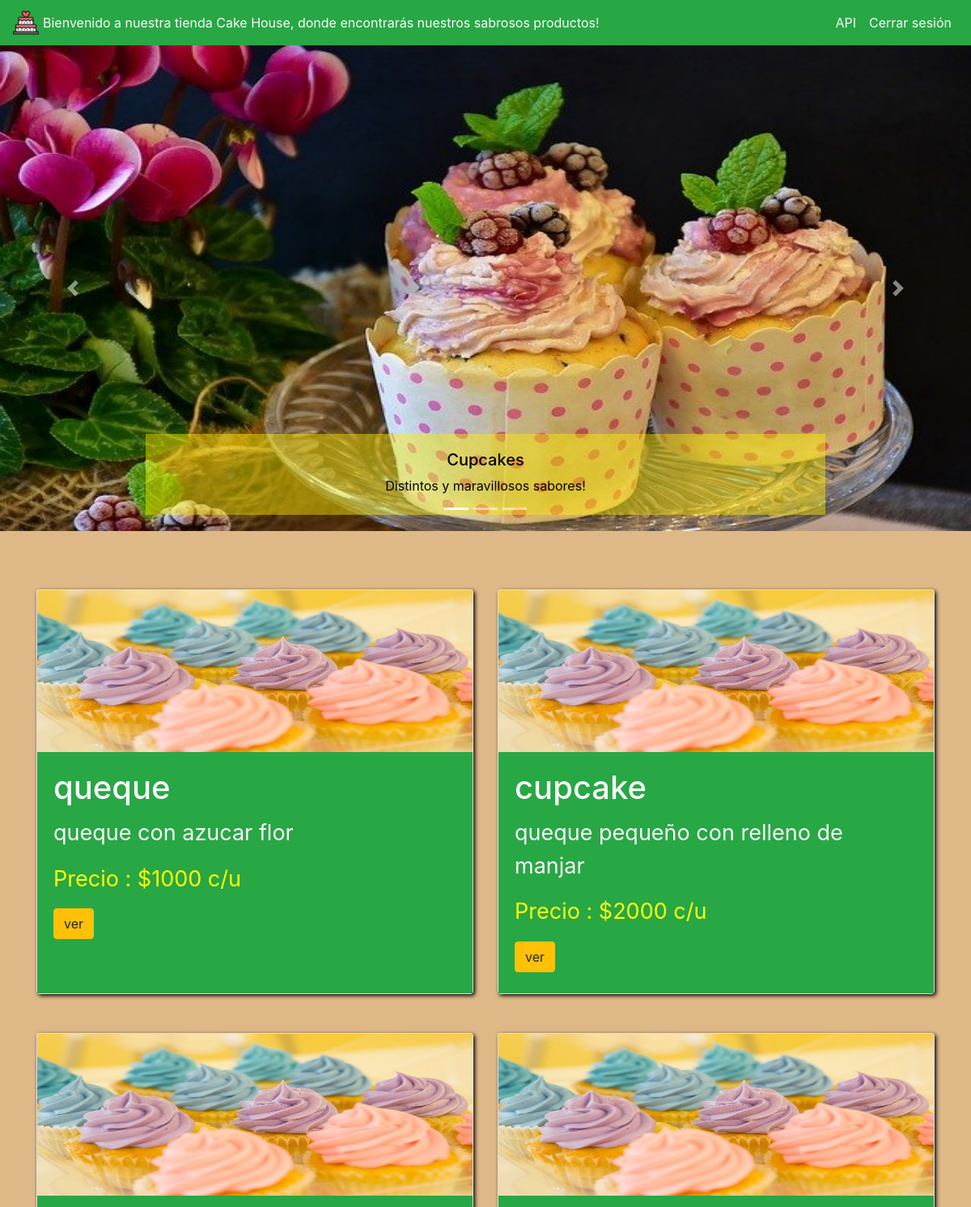
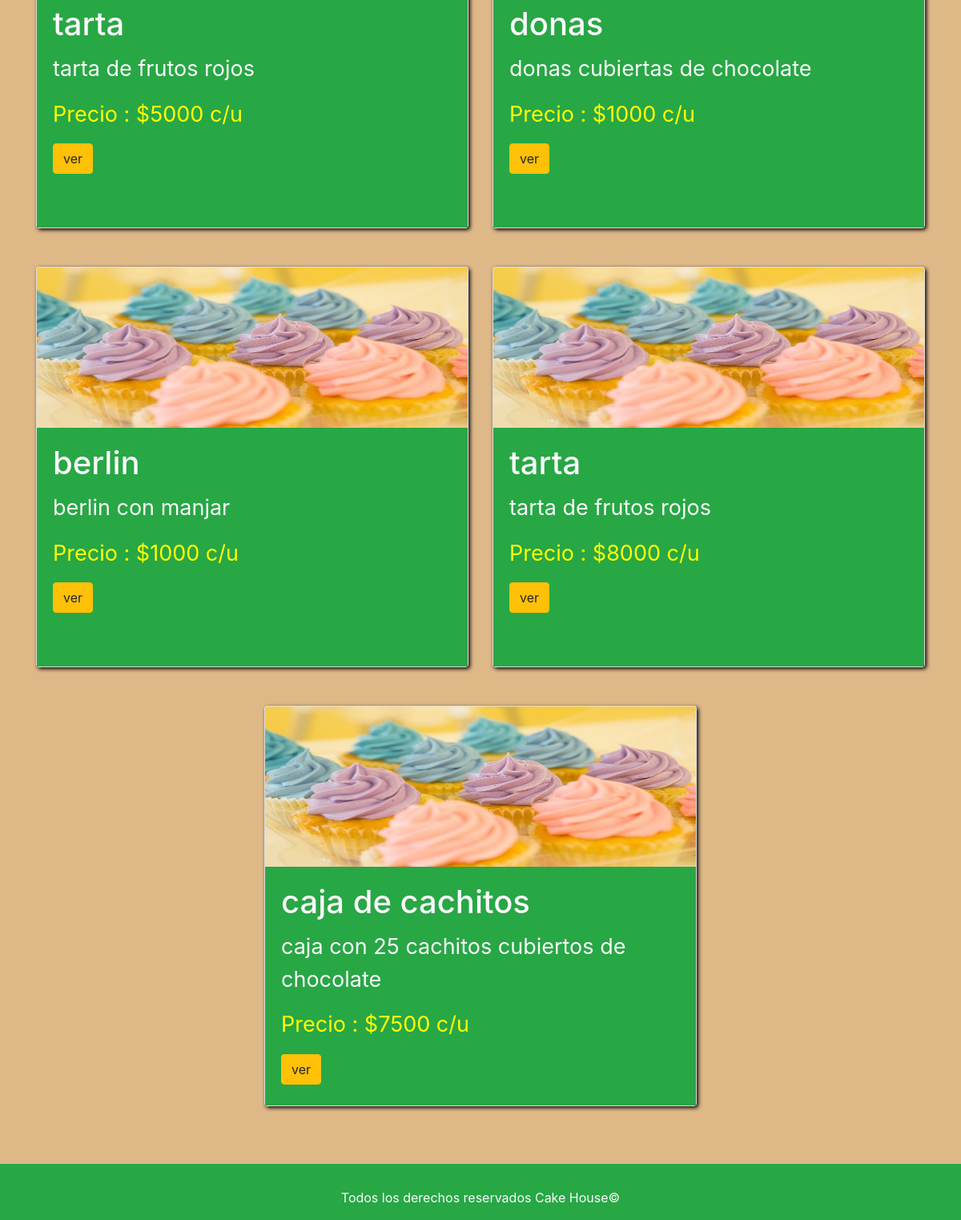
The app's page /cakehouse/indexadmin, older data (2 pictures, top to bottom).
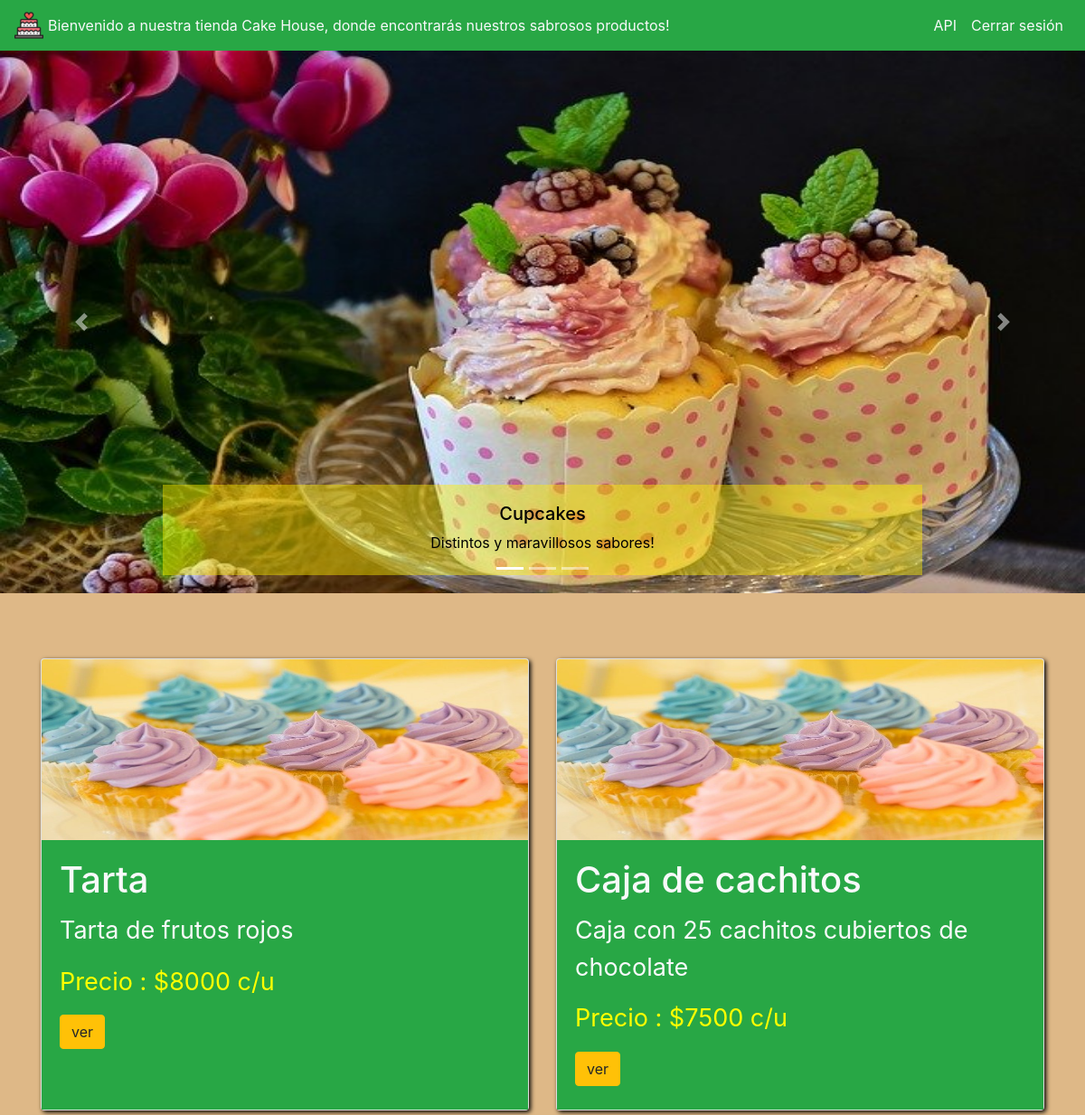
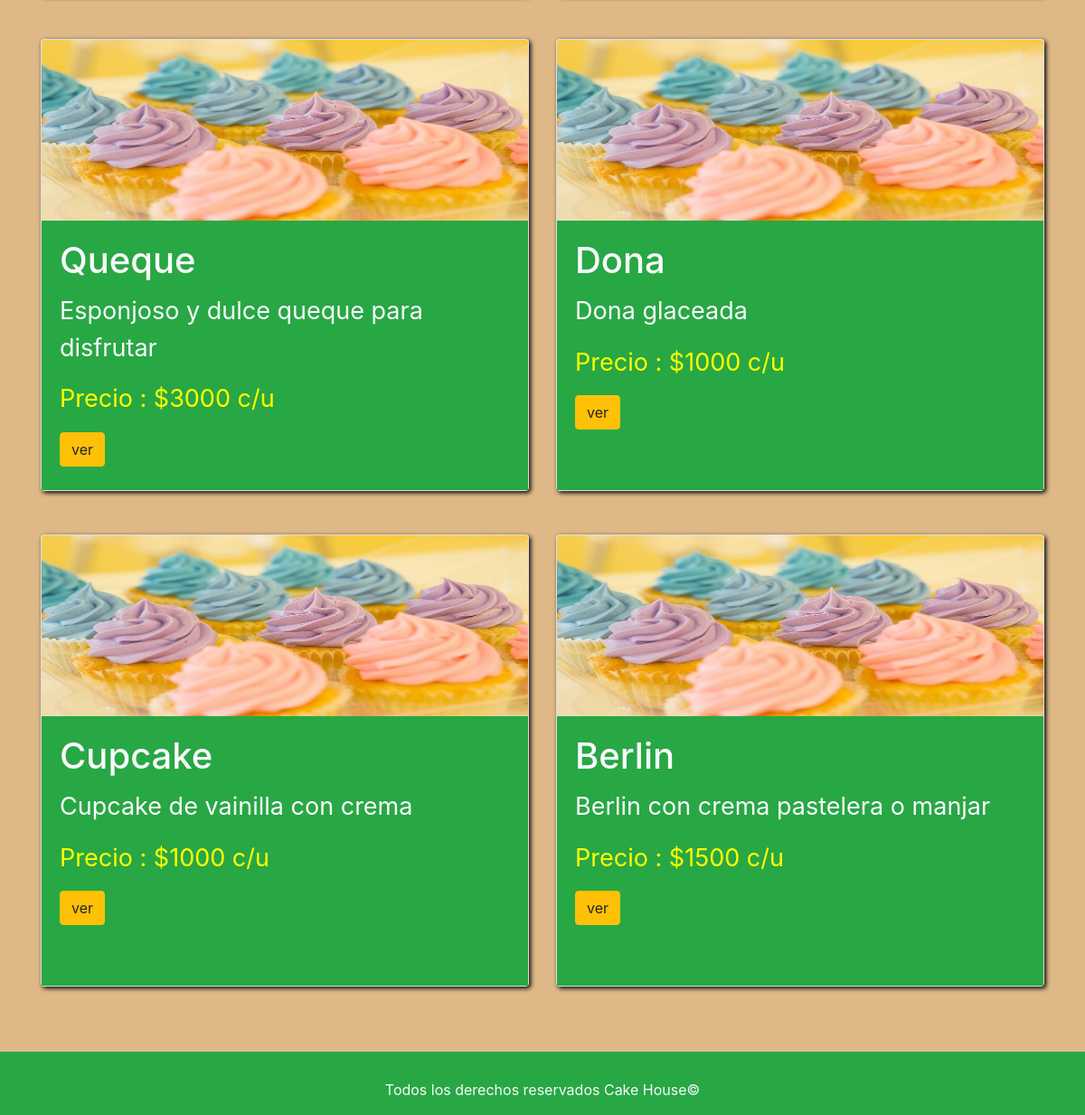
The same page, newer data (2 pictures, top to bottom).
### cakehouse/models.py (models this page shows, shortened)
class Producto(models.Model):
    nombre = models.CharField(max_length=100, default='')
    descripcion = models.CharField(max_length=100, default='')
    precio = models.IntegerField(default=0)
    stock = models.BooleanField(default=False)
    fecha = models.DateField('fecha de creacion')
    imagen = models.ImageField(upload_to ="productos",null=True)
    class Meta:
        permissions = (
            ('gerente', _('Gerente cakehouse')),
        )

### cakehouse/views.py (the view)
# urls.py: path('indexadmin', views.indexadmin, name='indexadmin'),
def indexadmin(request):
    listado_productos = Producto.objects.all()
    carrito = {'listado_productos':listado_productos}
    return render(request,'cakehouse/indexadmin.html',carrito)

### cakehouse/templates/cakehouse/indexadmin.html (shortened to what this page needs)
{%load static%}
<link rel="stylesheet" type="text/css" href="{% static 'cakehouse/estilos/bootstrap.min.css' %}">
<link rel="stylesheet" type="text/css" href="{% static 'cakehouse/estilos/funciones.css' %}">
<body>
    <nav class="navbar navbar-expand-lg navbar-light bg-success">
      <img src="{% static 'cakehouse/imagenes/cake.png' %}" alt="" />
      <div class="collapse navbar-collapse" id="navbarSupportedContent">
        <p class="text-light" style="margin: 5px">
          Bienvenido a nuestra tienda Cake House, donde encontrarás nuestros
          sabrosos productos!<span class="sr-only">(current)</span>
        </p>
        <ul class="navbar-nav ml-auto">
          <li class="nav-item">
            <a class="nav-link text-light" href="http://127.0.0.1:8000/api/">API</a>
          </li>
          <li class="nav-item">
            <a class="nav-link text-light" href="{%url 'cakehouse:logoutv'%}">Cerrar sesión</a>
          </li>
        </ul>
      </div>
    </nav>
    <header>
        <div
          id="carouselExampleCaptions"
          class="carousel slide"
          data-ride="carousel"
        >
          <ol class="carousel-indicators">
            <li
              data-target="#carouselExampleCaptions"
              data-slide-to="0"
              class="active"
            ></li>
            <li data-target="#carouselExampleCaptions" data-slide-to="1"></li>
            <li data-target="#carouselExampleCaptions" data-slide-to="2"></li>
          </ol>
          <div class="carousel-inner">
            <div class="carousel-item active">
              <img
                id="imagenes"
                src="{% static 'cakehouse/imagenes/carrusel1.jpg' %}"
                class="d-block w-100"
                alt="..."
              />
              <div
                class="
                  carousel-caption
                  d-none d-md-block
                  text-light
                  texto_carrusel
                "
              >
                <h5 class="txt_carrusel">Cupcakes</h5>
                <p class="txt_carrusel">Distintos y maravillosos sabores!</p>
              </div>
            </div>
          </div>
          <a
            class="carousel-control-prev"
            href="#carouselExampleCaptions"
            role="button"
            data-slide="prev"
          >
            <span class="carousel-control-prev-icon" aria-hidden="true"></span>
          </a>
          <a
            class="carousel-control-next"
            href="#carouselExampleCaptions"
            role="button"
            data-slide="next"
          >
            <span class="carousel-control-next-icon" aria-hidden="true"></span>
          </a>
        </div>
    </header>
{% if listado_productos %}
    <main id="contenedor_card">
        <div class="container">
            <div class="row justify-content-md-center pt-5 pb-5">
            {% for p in listado_productos %}
                <div class="col-sm-6 col-md-6 pt-4 pb-4">
                <div class="card cen">
                    <img
                    id="img_card"
                    src="img/cupcakes.jpg"
                    class="card-img-top"
                    alt="..."
                    />
                    <div class="card-body bg-success text-light cuerpo_card">
                    <h5 class="card-title titulo">{{p.nombre}}</h5>
                    <p id="parrafo" class="card-text">
                        {{p.descripcion}}
                    </p>
                    <p class="card-text precio">Precio : ${{p.precio}} c/u</p>
                    <form action="{%url 'cakehouse:ver_productos'%}" method="POST">
                        <button class="btn btn-warning" type="submit">ver</button>
                    </form>
                    </div>
                </div>
                </div>
            {% endfor %}
        </div>
    </main>
{%endif%}
    <footer class="bg-success">
      <div>
        <p class="text-light" id="texto">
          Todos los derechos reservados Cake House©
        </p>
      </div>
    </footer>
</body>

### cakehouse/static/cakehouse/estilos/funciones.css (style rules this page uses)
#imagenes { width:auto ; height: 600px; }
.card { box-shadow: 2px 2px 5px black; height: 500px; }
#img_card { height: 200px; }
footer { padding: 0; margin: 0; height: 70px; text-align: center; }
#texto { padding-top: 30px; }
#contenedor_card { background: burlywood; }
.texto_carrusel { height: 100px; background: rgba(255, 238, 0, 0.445); color: black; }
.txt_carrusel { color: black; }
.cuerpo_card { overflow: auto; }
.titulo { font-size: 40px; }
#parrafo { font-size: 27px; }
.precio { font-size: 27px; color: yellow; }

Row changes from the older to the newer data that the page shows:
removed Producto: nombre "queque", descripcion "queque con azucar flor", precio "1000"
removed Producto: nombre "cupcake", descripcion "queque pequeño con relleno de manjar", precio "2000"
removed Producto: nombre "tarta", descripcion "tarta de frutos rojos", precio "5000"
removed Producto: nombre "donas", descripcion "donas cubiertas de chocolate", precio "1000"
removed Producto: nombre "berlin", descripcion "berlin con manjar", precio "1000"
changed Producto: nombre "tarta" → "Tarta"; descripcion "tarta de frutos rojos" → "Tarta de frutos rojos"
changed Producto: nombre "caja de cachitos" → "Caja de cachitos"; descripcion "caja con 25 cachitos cubiertos de chocolate" → "Caja con 25 cachitos cubiertos de chocolate"
added Producto: nombre "Queque", descripcion "Esponjoso y dulce queque para disfrutar", precio "3000"
added Producto: nombre "Dona", descripcion "Dona glaceada", precio "1000"
added Producto: nombre "Cupcake", descripcion "Cupcake de vainilla con crema", precio "1000"
added Producto: nombre "Berlin", descripcion "Berlin con crema pastelera o manjar", precio "1500"
